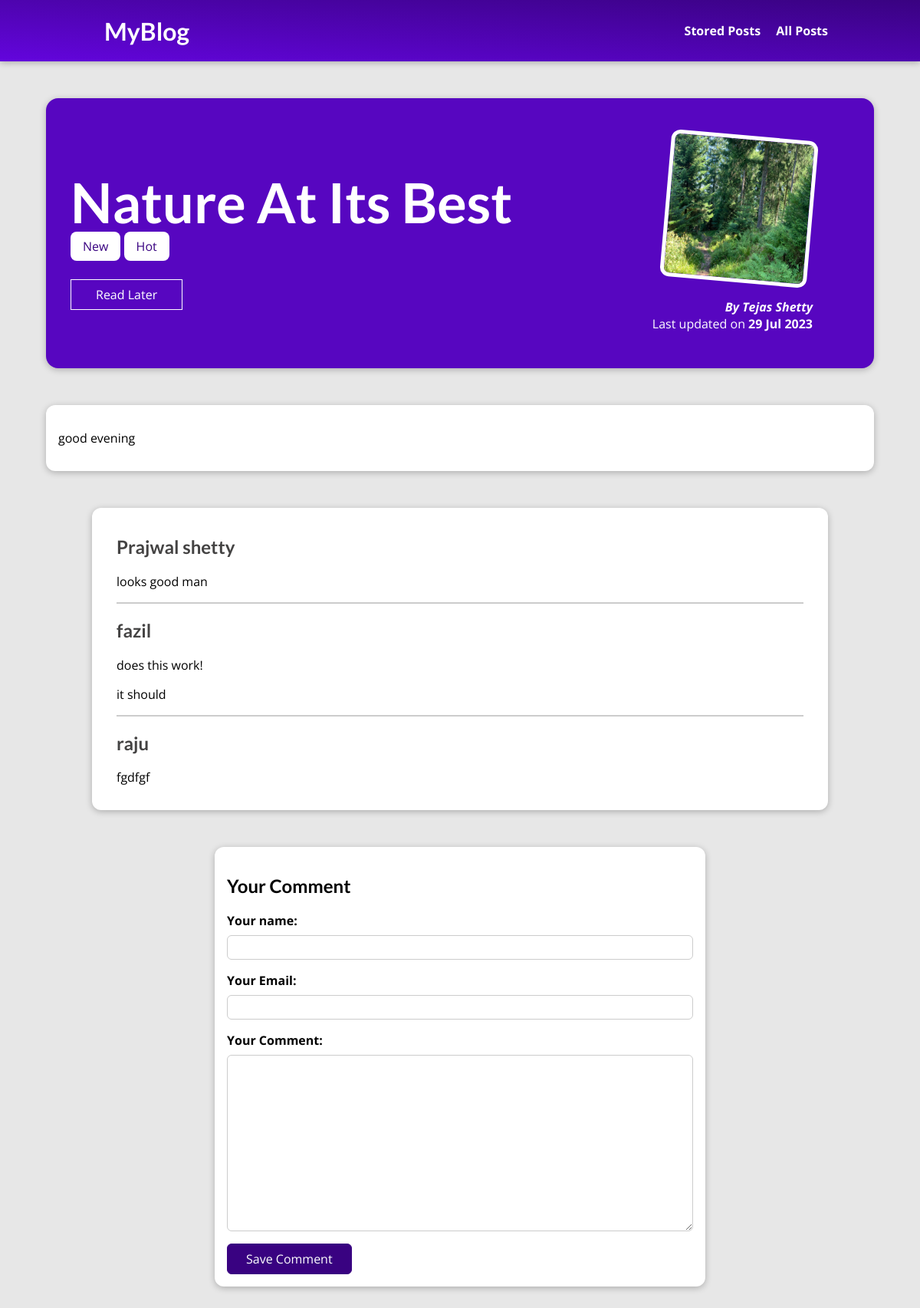
/blog/post/nature-at-its-best, run on the app's committed database.
### blog/models.py (models this page shows, shortened)
class Post(models.Model):
    title=models.CharField(max_length=150)
    excerpt=models.CharField(max_length=200)
    image = models.ImageField(upload_to="posts", blank=True,null=True)
    date=models.DateField(auto_now=True)
    slug=models.SlugField(unique=True,db_index=True)
    content=models.TextField(validators=[MinLengthValidator(10)])
    author=models.ForeignKey(Author, on_delete=models.SET_NULL,null=True,related_name="posts")
    tags=models.ManyToManyField(Tag)
    def my_PRF_image(self):
       if self.image :
          return self.image.url
       return ''

class Tag(models.Model):
    caption=models.CharField(max_length=20)

class Author(models.Model):
    first_name=models.CharField(max_length=50)
    last_name=models.CharField(max_length=50)
    email_address=models.EmailField()
    def full_name(self):
        return f"{self.first_name} {self.last_name}"
    def __str__(self):
        return self.full_name()

class Comment(models.Model):
    user_name = models.CharField(max_length=120)
    user_email = models.EmailField()
    text = models.TextField(max_length=300)
    post = models.ForeignKey(Post,on_delete=models.CASCADE, related_name="comments")

### blog/views.py (the view)
# urls.py: path("post/<slug:slug>", views.SinglePostView.as_view(), name="post_details_page"), # /posts/my-first-post
class SinglePostView(View):
   template_name = "blog/post-details.html"
   model = Post
   def is_stored_post(self,request,post_id):
      stored_post = request.session.get("stored_post")
      if stored_post is not None:
          is_saved_for_later = post_id in stored_post
      else:
          is_saved_for_later = False
      return is_saved_for_later
   def get(self,request,slug):
      post = Post.objects.get(slug=slug)
      context={
         "post": post,
         "post_tags": post.tags.all(),
         "comment_form":CommentForm(),
         "comments":post.comments.all().order_by("-id"),
         "saved_for_later":self.is_stored_post(request, post.id)
      }
      return render(request, "blog/post-details.html",context)
   def post(self,request,slug):
      comment_form = CommentForm(request.POST)
      post = Post.objects.get(slug=slug)
      if comment_form.is_valid():
         comment = comment_form.save(commit=False)
         comment.post = post
         comment.save()
         return HttpResponseRedirect(reverse("post_details_page", args=[slug]))
      context = {
         "post": post,
         "post_tags": post.tags.all(),
         "comment_form": comment_form,
         "comments":post.comments.all().order_by("-id"),
         "saved_for_later":self.is_stored_post(request, post.id)
      }
      return render(request,"blog/post-details.html",context)

### blog/forms.py
class CommentForm(forms.ModelForm):
    class Meta:
        model = Comment
        exclude = ["post"]
        labels = {
            "user_name" : "Your name",
            "user_email": "Your Email",
            "text": "Your Comment"
        }

### blog/templates/blog/post-details.html (shortened to what this page needs)
{% extends "base.html" %}
{% load static %}
{% block css_files %}
<link rel="stylesheet" href="{% static "blog/post-detail.css" %}" />
<link rel="stylesheet" href="{% static "blog/app.css" %}" />
{% endblock%}
{% block content %}
  <section id="summary">
    <h2>{{post.title}}</h2>
    <div>
       {% for tag in post_tags %}
         <span class="tag">{{ tag.caption}}</span>
       {% endfor %}
    </div>
    <div id="read-later">
      <form action="{% url "read_later" %}" method="POST">
          <button>
            {% if saved_for_later%}
              Remove from "Read Later" List
            {% else %}
               Read Later
            {% endif %}
          </button>
      </form>
    </div>
    <article>
        <img src="{{ post.my_PRF_image }}" alt="{{post.title}}">
        <address> By <a href="{{ post.author.email_address}}">{{ post.author }}</a> </address>
        <div>
            Last updated on <time> {{ post.date|date:"d M Y" }} </time>
        </div>
    </article>
  </section>
<main>
    <p>
     {{post.content|linebreaks}}
    </p>
</main>
<section id="comments">
  <ul>
    {% for comment in comments %}
     <li>
      <h2>{{ comment.user_name }}</h2>
      <p>{{ comment.text | linebreaks}}</p>
     </li>
    {% endfor %}
  </ul>
</section>
<section  id="comment-form">
  <h2>Your Comment </h2>
  <form action="{% url "post_details_page" post.slug %}" method="POST">
    {% for form_field in comment_form %}
     <div class="form-control {% if form_field.errors %} invalid {% endif %}">
      {{ form_field.label_tag }}
      {{ form_field }}
     </div>
    {% endfor %}
      <button>Save Comment </button>
  </form>
{% endblock%}

### blog/static/blog/post-detail.css (style rules this page uses)
body { background-color: #e7e7e7; }
#summary { margin: 8rem auto 3rem auto; padding: 2rem; width: 90%; max-width: 90rem; border-radius: 16px; background-color: #5706c0; position: relative; box-shadow: 0 2px 8px rgba(0, 0, 0, 0.25); height: 22rem; }
#summary h2 { color: white; font-size: 4.5rem; margin-bottom: 0.25rem; }
#summary article { position: absolute; top: 2rem; right: 3rem; padding: 1rem 2rem; border-radius: 12px; text-align: right; color: white; }
#summary article img { width: 12rem; height: 12rem; border-radius: 12px; transform: rotateZ(5deg); border: 5px solid white; margin-bottom: 1rem; }
#summary address { font-weight: bold; }
#summary a { color : white; text-decoration: none; }
#summary time { font-weight: bold; }
#read-later { margin:2rem 0; }
#read-later button { background-color: transparent; border:1px solid white; padding:0.5rem 2rem; font:inherit; color: white; cursor: pointer; }
main { width: 90%; max-width: 90rem; margin: 3rem auto; background-color: white; padding: 1rem; border-radius: 12px; box-shadow: 0 2px 8px rgba(0, 0, 0, 0.25); }
.tag { background-color: white; color:#390281; padding: 0.5rem 1rem; border-radius: 8px; }
#comment-form { margin: 3rem auto; width:90%; max-width: 40rem; border-radius: 12px; background-color: white; box-shadow: 0 2px 8px rgba(0,0,0,0.25); padding: 1rem; }
#comment-form button { font:inherit; background-color: #390281; color: white; border: 1px solid #390281; padding: 0.5rem 1.5rem; border-radius: 6px; cursor:pointer; }
.form-control { margin-bottom: 1rem; }
.form-control label { font-weight: bold; margin-bottom: 0.5rem; display: block; }
.form-control input, .form-control textarea { display: block; width: 100%; font:inherit; padding: 0.25rem; border-radius:6px; border: 1px solid #ccc; }
#comments { margin: 3rem auto; width:90%; max-width: 60rem; border-radius: 12px; background-color: white; box-shadow: 0 2px 8px rgba(0,0,0,0.25); padding: 1rem 2rem; }
#comments ul { list-style: none; margin: 0; padding: 0; }
#comments li { margin-bottom: 1rem; border-bottom: 2px solid #ccc; }
#comments li:last-of-type { border-bottom: none; }
#comments h2 { color: #444343; }

### blog/static/blog/app.css (style rules this page uses)
* { box-sizing: border-box; }
html { font-family: 'Open Sans', 'Lato', sans-serif; }
body { margin: 0; }
h1, h2, h3 { font-family: 'Lato', sans-serif; font-weight: bold; }

### data on the page
Post: title "Nature At Its Best", my_PRF_image (picture), author "Tejas Shetty", date "29 Jul 2023", content "good evening"
Tag: caption "New"
Tag: caption "Hot"
Comment: user_name "Prajwal shetty", text "looks good man"
Comment: user_name "fazil", text "does this work! it should"
Comment: user_name "raju", text "fgdfgf"
